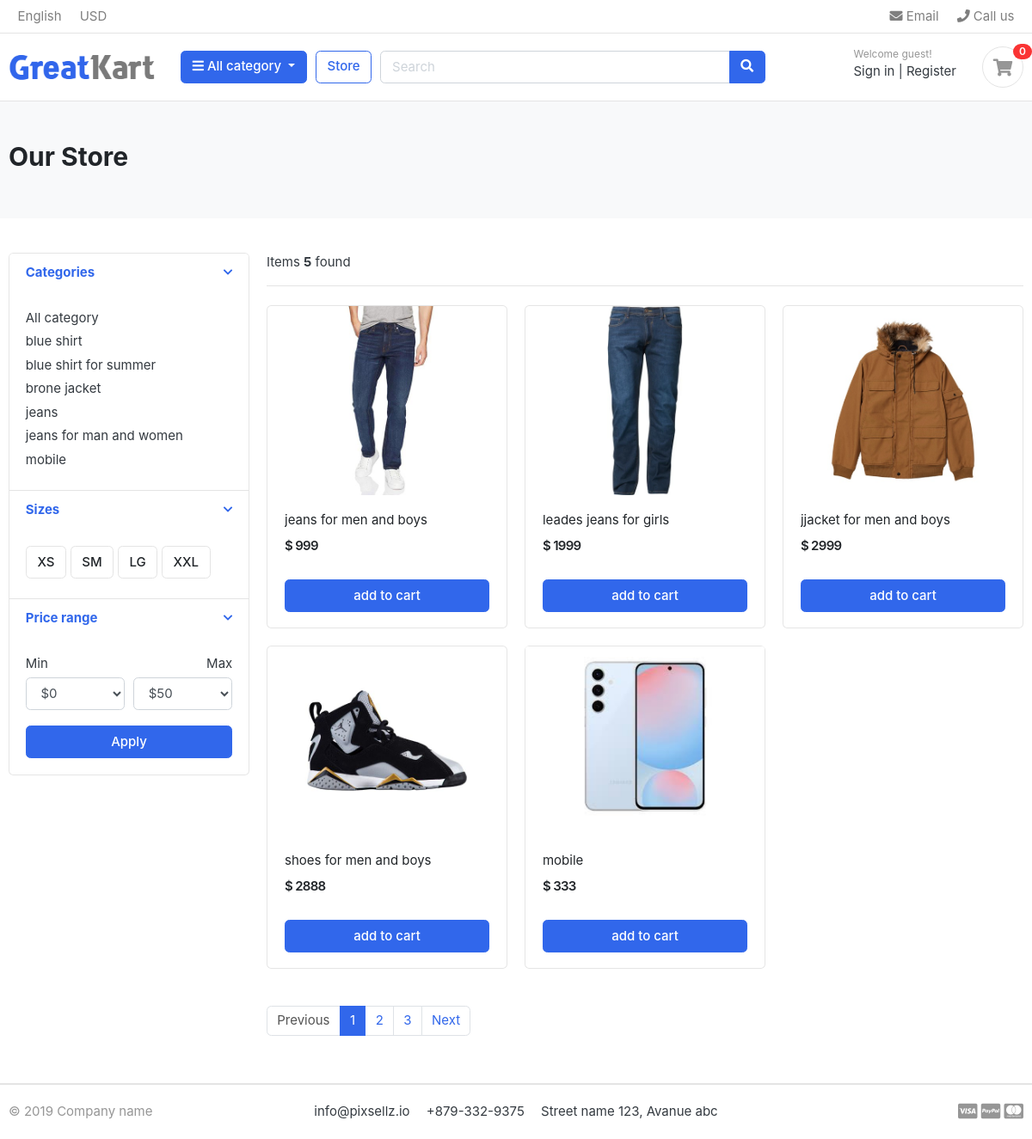
The page /store/ on the database as committed earlier.
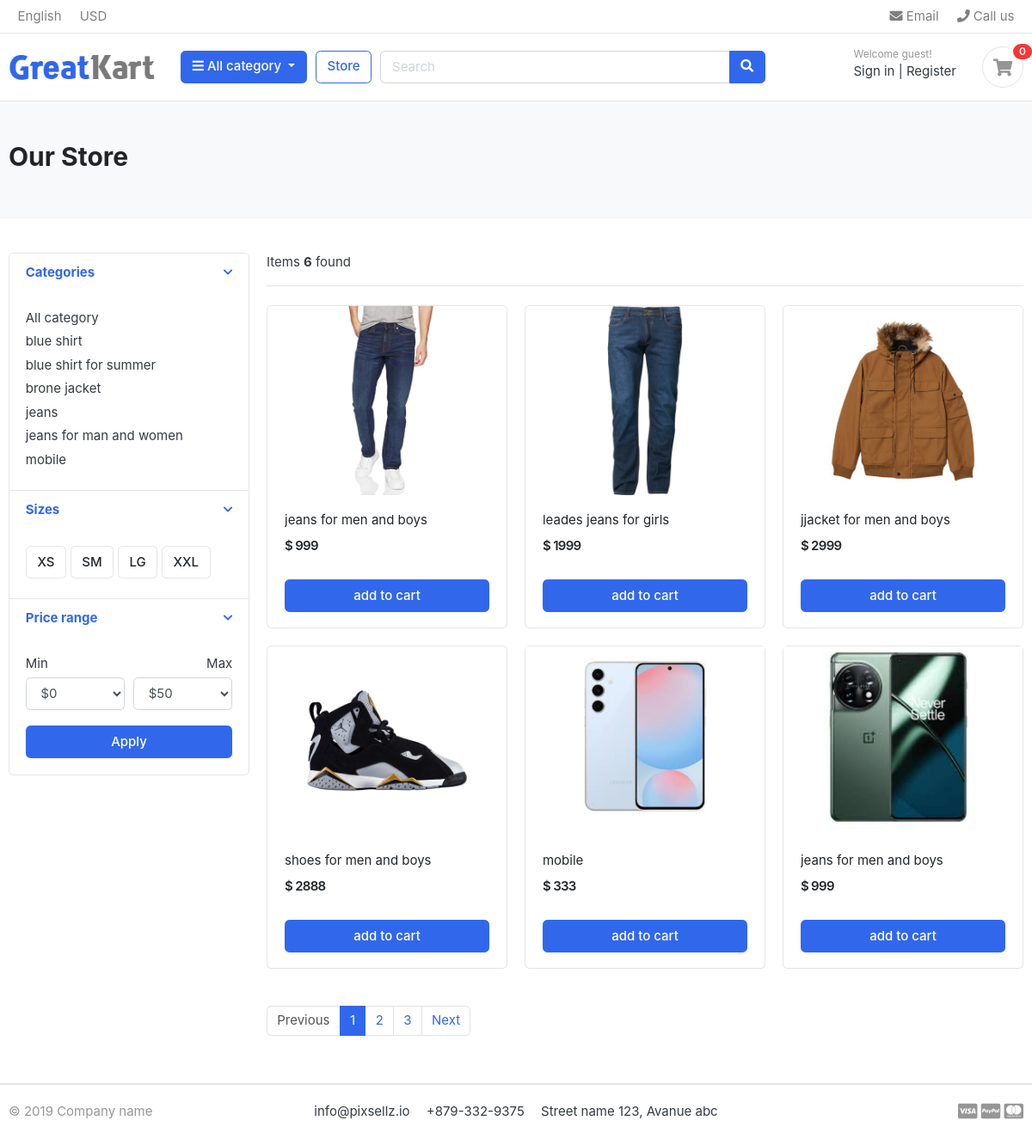
The same page on the database as committed later.
### category/models.py (models this page shows, shortened)
class Category(models.Model):
    category_name = models.CharField(max_length=100, unique=True, verbose_name="Category Name")
    slug = models.SlugField(max_length=100, unique=True, blank=True, verbose_name="URL Slug")
    parent = models.ForeignKey('self', on_delete=models.CASCADE, null=True, blank=True, related_name='children', verbose_name="Parent Category")
    description = models.TextField(blank=True, null=True, verbose_name="Category Description")
    cat_image = models.ImageField(upload_to='photo/categories', blank=True, null=True, verbose_name="Category Image")
    created_at = models.DateField(auto_now_add=True, verbose_name="Created At")
    updated_at = models.DateField(auto_now=True, verbose_name="Updated At")
    class Meta:
        verbose_name = "Category"
        verbose_name_plural = "Categories"
        ordering = ['category_name']  # Changed from 'name' to 'category_name'
    def get_url(self):
        return reverse('product_by_category', args=[self.slug])

### store/models.py (models this page shows, shortened)
class Product(models.Model):
    product_name = models.CharField( max_length=50)
    slug = models.SlugField()
    description = models.TextField( max_length=550)
    price = models.IntegerField()
    image = models.ImageField( upload_to=None, height_field=None, width_field=None, max_length=None)
    stock  = models.IntegerField()
    is_available = models.BooleanField(default = True)
    category  = models.ForeignKey(Category, on_delete=models.CASCADE)
    created_data = models.DateTimeField( auto_now_add=True)
    modified_date = models.DateTimeField( auto_now_add=True)
    def get_url(self):
        return reverse('product_detail', args=[self.category.slug,self.slug])

### store/views.py (the view)
# urls.py: path('store/',include('store.urls')),
def store(request, category_slug=None):
    categories = None
    products = None
    if category_slug:
        categories = get_object_or_404(Category, slug=category_slug)
        products = Product.objects.filter(category=categories, is_available=True)
    else:
        products = Product.objects.filter(is_available=True)  # Fix here
    product_count = products.count()
    context = {
        'products': products,
        'product_count': product_count,
        'categories': categories,
    }
    return render(request, 'store/store.html', context)

### category/context_processors.py (called while the page is built)
def menu_links(request):
    links = Category.objects.all()
    return dict(links=links)

### templates/store/store.html (shortened to what the changed rows need)
{% extends "base.html" %}
{% load static  %}
{% block content %}
<section class="section-pagetop bg">
    <div class="container">
        <h2 class="title-page">Our Store</h2>
    </div>
    </section>
    <section class="section-content padding-y">
    <div class="container">
    <div class="row">
        <aside class="col-md-3">
    <div class="card">
        <article class="filter-group">
            <div class="filter-content collapse show" id="collapse_1" style="">
                <div class="card-body">
                    <ul class="list-menu">
                        {% for category in links %}
                    <li><a href="{{category.get_url}}">{{category.category_name }}</a></li>
                        {% endfor %}
                    </ul>
                </div>
            </div>
        </article>
    </div>
        </aside>
        <main class="col-md-9">
    <header class="border-bottom mb-4 pb-3">
            <div class="form-inline">
                <span class="mr-md-auto">Items <b>{{ product_count }}</b> found </span>
            </div>
    </header>
    <div class="row">
        {% for product in products %}
        <div class="col-md-4">
            <figure class="card card-product-grid">
                <div class="img-wrap">
                    <a href="{{product.get_url}}"><img src="{{product.image.url}}"></a>
                </div>
                <figcaption class="info-wrap">
                    <div class="fix-height">
                        <a href="{{product.get_url}}" class="title">{{product.product_name}}</a>
                        <div class="price-wrap mt-2">
                            <span class="price">$ {{product.price}}</span>
                        </div>
                    </div>
                    <a href="#" class="btn btn-block btn-primary">add to cart</a>
                </figcaption>
            </figure>
        </div>
        {% endfor %}
    </div>
        </main>
    </div>
    </div>
    </section>
{% endblock  %}

Rows that differ between the two databases and show on the page:
added Product: image (picture), product_name "jeans for men and boys", price "999"
Other text that changed with them:
{{ product_count }}: "5" → "6"
